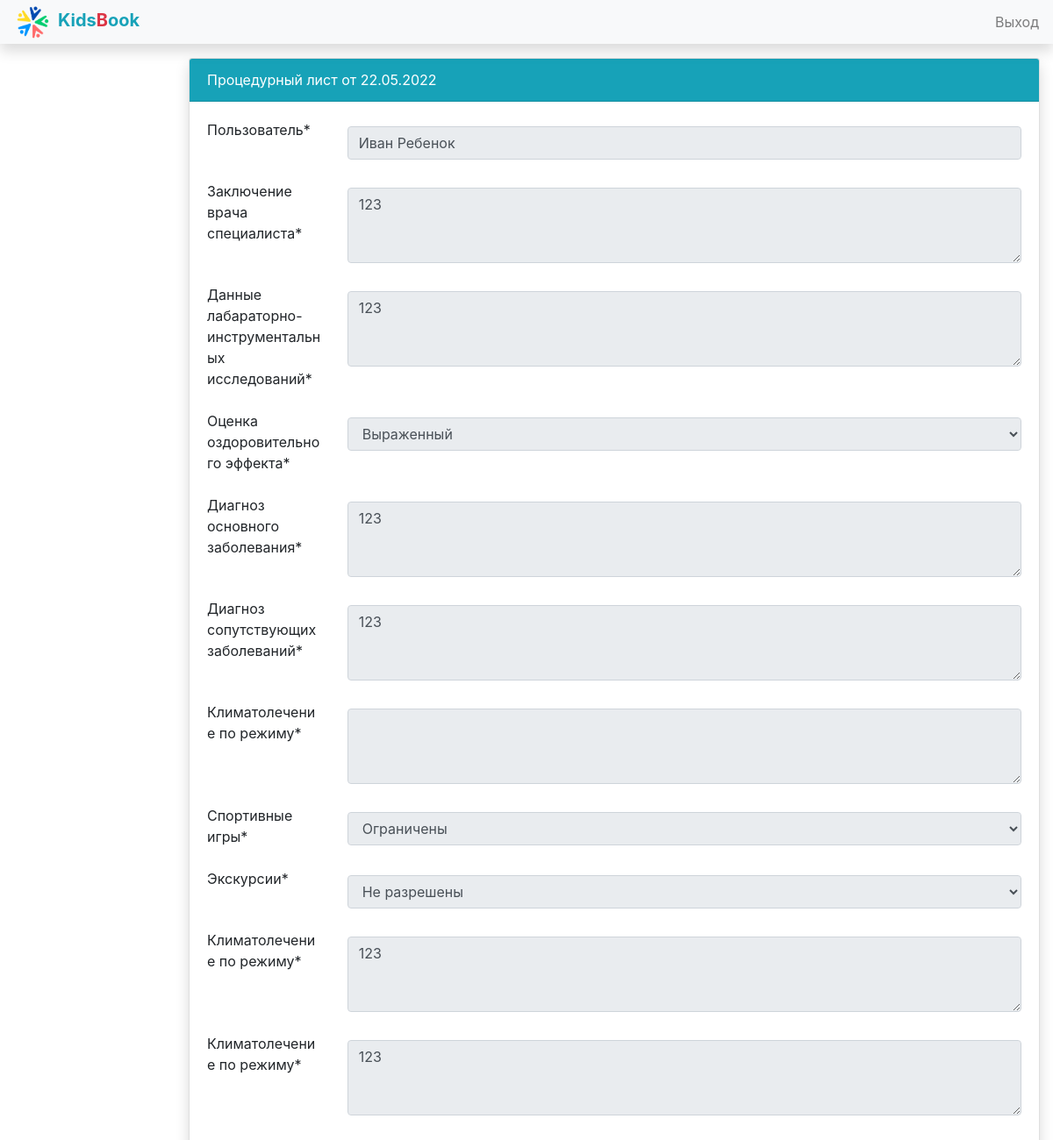
Screenshot of /procedural/2/ with the database file from the repository.
### users_app/models.py (models this page shows, shortened)
class ProceduralSheetModel(models.Model):
    expressed = 0
    weak = 1
    is_absent = 2
    OOE_CHOICE = (
        (expressed, "Выраженный"),
        (weak, "Слабый"),
        (is_absent, "Отсутствует"),
    )
    allowed = 0
    limited = 1
    not_allowed = 2
    TYPE_CHOICE = (
        (allowed, "Разрешены"),
        (limited, "Ограничены"),
        (not_allowed, "Не разрешены"),
    )
    user = models.ForeignKey(User, on_delete=models.CASCADE, blank=False, null=False)
    zakl = models.TextField("Заключение врача специалиста")
    dlii = models.TextField("Данные лабараторно-инструментальных исследований")
    ooe = models.IntegerField("Оценка оздоровительного эффекта", choices=OOE_CHOICE, default=0)
    doz = models.TextField("Диагноз основного заболевания")
    dsz = models.TextField("Диагноз сопутствующих заболеваний")
    sport = models.IntegerField("Спортивные игры", choices=TYPE_CHOICE, default=0)
    excursions = models.IntegerField("Экскурсии", choices=TYPE_CHOICE, default=0)
    kpr = models.TextField("Климатолечение по режиму")
    dr = models.TextField("Климатолечение по режиму")
    diet = models.TextField("Климатолечение по режиму")
    date = models.DateTimeField(auto_now_add=True)
    class Meta:
        verbose_name = 'Процедурный лист'
        verbose_name_plural = 'Процедурные листы'

### users_app/views.py (the view)
# urls.py: path('procedural/<int:pk>/', ProceduralSheetShow.as_view(), name='procedural_show'),
class ProceduralSheetShow(UpdateView):
    models = ProceduralSheetModel
    form_class = ProceduralSheetForm
    template_name = 'procedural/create.html'
    success_url = reverse_lazy('all_children')
    def get_object(self, queryset=None):
        obj = ProceduralSheetModel.objects.get(pk=self.kwargs.get('pk'))
        return obj
    def get_context_data(self, **kwargs):
        context = super().get_context_data(**kwargs)
        context['date'] = ProceduralSheetModel.objects.get(pk=self.kwargs.get('pk')).date
        return context

### public/forms.py (called while the page is built)
    def get_base_layout(self):
        return Layout()

    def get_submit_layout(self):
        return Layout(Row(Div(Submit('save', 'Сохранить'), css_class='col-auto ml-auto')), )

    def get_layout(self, read_only=False):
        base_layout = self.get_base_layout()
        if not read_only:
            return Layout(base_layout, self.get_submit_layout())
        else:
            return base_layout

### users_app/templates/procedural/create.html (shortened to what this page needs)
{% extends 'base.html' %}
{% load crispy_forms_tags %}
{% block content %}
    <div class="row">
        <div class="col-md-12">
            <div class="card shadow">
                <div class="card-header bg-info text-white">
                    Процедурный лист
                    {% if date %}
                        от {{ date | date:"d.m.Y" }}
                    {% endif %}
                </div>
                <div class="card-body">
                    {% crispy form %}
                </div>
            </div>
        </div>
    </div>
{% endblock %}

### static/css/style.css (style rules this page uses)
.shadow { box-shadow: 0 0.5rem 1rem rgba(0, 0, 0, 0.15) !important; }

### rows the page displays
ProceduralSheetModel: date "22.05.2022", zakl "123", dlii "123", ooe "Выраженный", doz "123", dsz "123", sport "Ограничены", excursions "Не разрешены", dr "123", diet "123"
